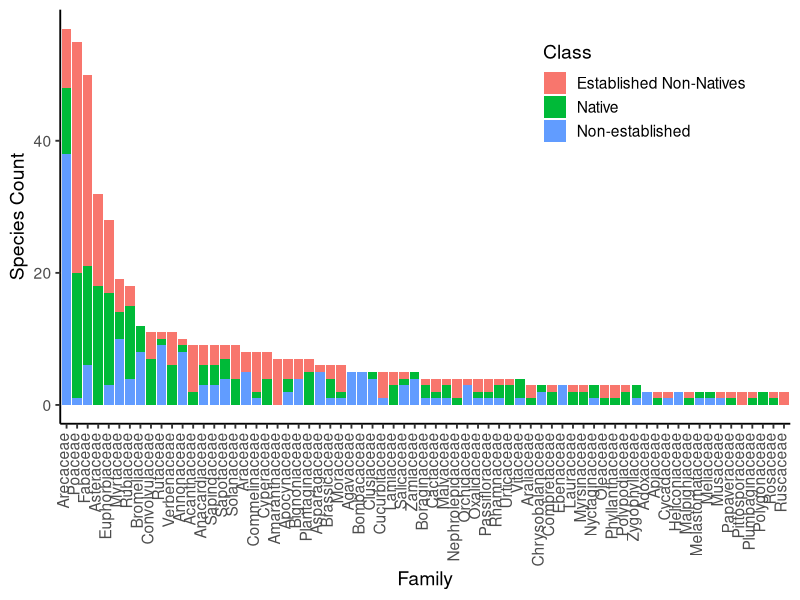

Reproduce this figure in R.
library(tidyverse)

### organizes and summarizes a list of species to count the number of
### species records per family
family_count <- function(species_list){
  families_table <- species_list %>%
    group_by(Family) %>%
    summarize(Count = n()) %>%
    arrange(desc(Count))
  return(families_table)
}

### plots a count of species per family in a histagram
plot_family_count <- function(families_table){
  fig <- ggplot(families_table, aes(x=Family, y=Count)) + 
    geom_bar(stat="identity", width = 0.9) +
    ylab("Species Count") +
    theme_classic(base_size=14, base_family = "Helvetica") +
    theme(axis.text.x = element_text(angle = 90, hjust = 1, vjust = 0.2))
}

### load data
list <- read_csv("data/TREClist.csv")
families <- read_csv("data/TRECfamilies.csv")

list <- select(list, Family, Genus, Species, SpeciesAcro1, MainCodeUSDA,
               CultivatedOnly, EstabdInFL, Native)

### All Families
all_families <- family_count(list)
#write_csv(all_families, "output/TRECfamilies-all.csv")

top_families <- filter(all_families, !is.na(Family) & Count>1)
top_families <- transform(top_families, Family = reorder(Family, -Count))
plot_family_count(top_families)
#ggsave("output/TRECfamilies-all.png", width = 10, height = 4)

### Native Families
natives <- filter(list, Native == 1)
native_families <- family_count(natives)
#write_csv(native_families, "output/TRECfamilies-native.csv")

top_natives <- filter(native_families, !is.na(Family) & Count>1)
top_natives <- transform(top_natives, Family = reorder(Family, -Count))
plot_family_count(top_natives)
#ggsave("output/TRECfamilies-native.png", width = 5, height = 4)

### Non-native Established Families
establishedNonNative <- filter(list, Native == 0 & EstabdInFL == 1)
establishedNonNative_families <- family_count(establishedNonNative)
#write_csv(establishedNonNative_families, "output/TRECfamilies-establishedNonNative.csv")

top_establieshedNonNative <- filter(establishedNonNative_families, 
                                    !is.na(Family) & Count>1)
top_establieshedNonNative <- transform(top_establieshedNonNative, 
                                       Family = reorder(Family, -Count))
plot_family_count(top_establieshedNonNative)
#ggsave("output/TRECfamilies-establishedNonNative.png", width = 5, height = 4)

### Non-Established Families
nonEstablished <- filter(list, EstabdInFL == 0)
nonEstablished_families <- family_count(nonEstablished)
#write_csv(nonEstablished_families, "output/TRECfamilies-nonEstablished.csv")

top_nonEstablished <- filter(nonEstablished_families, !is.na(Family) & Count>1)
top_nonEstablished <- transform(top_nonEstablished, 
                                       Family = reorder(Family, -Count))
plot_family_count(top_nonEstablished)
#ggsave("output/TRECfamilies-nonEstablished.png", width = 5, height = 4)

### Combined Table
all_families_counts <- all_families %>%
  left_join(native_families, by = "Family", suffix = c("", "_native")) %>%
  left_join(establishedNonNative_families, by = "Family",
            suffix = c("", "_estabNonNat")) %>%
  left_join(nonEstablished_families, by = "Family", 
            suffix = c("_all", "_nonEstab")) %>%
  filter(!is.na(Family)) %>%
  mutate_all(funs(replace(., is.na(.), 0))) %>%
  mutate(Count_sum = Count_native + Count_estabNonNat + Count_nonEstab) %>%
  filter(Count_sum>1)

all_families_counts <- transform(all_families_counts, 
                                 Family = reorder(Family, -Count_sum))
all_families_counts_fig <- select(all_families_counts, -Count_all, -Count_sum)
all_families_counts_fig <- gather(all_families_counts_fig, key= "Class", value = "Count",
                              c(Count_native, Count_estabNonNat, Count_nonEstab))

ggplot(all_families_counts_fig, aes(x=Family, y=Count, fill=Class)) +
  geom_bar(stat="identity", width = 0.9) +
  ylab("Species Count") +
  theme_classic(base_size=14, base_family = "Helvetica") +
  theme(axis.text.x = element_text(angle = 90, hjust = 1, vjust = 0.2),
        legend.position = c(0.8, 0.8)) +
  scale_fill_discrete(labels=c("Established Non-Natives", "Native", "Non-established"))
#ggsave("output/TRECfamilies-allClass.png", width = 10, height = 4)



### Higher Taxa
families <- arrange(families, "Class", "Subclassa", "Superordera, b", "Orderc",
                     "Suborder", "Familyd")
